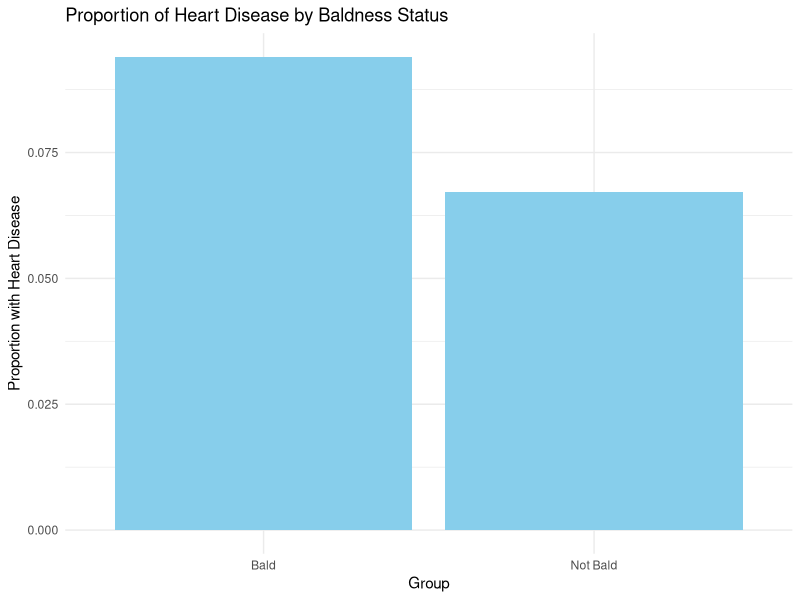

Source code (R):
## ---- chunk 1
cancer_yes <- 126 + 35
total <- 126 + 35 + 100 + 61
p_cancer <- cancer_yes/total
cat("Proportion with cancer(sampled):", round(p_cancer, 3))
## ---- chunk 2
smokers <- 126 + 100
p_smokers <- smokers/total
cat("Proportion of smokers(sampled):", round(p_smokers, 3))
## ---- chunk 3
cancer_smokers <- 126
total_smokers <- 226
cancer_given_smoker <- cancer_smokers / total_smokers
cat("P(cancer|smoker):", round(cancer_given_smoker, 3))
## ---- chunk 4
cancer_nonsmokers <- 35
total_nonsmokers <- 96
cancer_given_nonsmoker <- cancer_nonsmokers / total_nonsmokers
cat("P(cancer|non-smoker):", round(cancer_given_nonsmoker, 3))
## ---- chunk 5
relative_risk <- cancer_given_smoker / cancer_given_nonsmoker
cat("Relative Risk:", round(relative_risk, 3))
## ---- chunk 6
OR <- (126*61)/(100*35)
cat("Odds Ratio:", round(OR, 3))
## ---- chunk 7
# Calculate odds ratio
or <- (126*61)/(100*35)

# Calculate log(OR) and SE
log_or <- log(or)
se_log_or <- sqrt(1/126 + 1/100 + 1/35 + 1/61)

# Calculate 95% CI
z <- qnorm(0.975)  # for 95% CI
ci_lower <- exp(log_or - z*se_log_or)
ci_upper <- exp(log_or + z*se_log_or)

cat("Odds Ratio:", round(or, 3), "\n")
cat("95% CI:", round(ci_lower, 3), "-", round(ci_upper, 3))
## ---- chunk 8
# Defining variables
a <- 250
b <- 99750
c <- 125
d <- 199875

# Calculating R̂
r_hat <- (a*d)/(b*c)

# Calculating exposed attributable risk
a_exposed <- (r_hat-1)/r_hat

# Calculating population attributable risk
a_pop <- (a*d-b*c)/(d*(a+c))

# Calculating variance
v_ln <- a/(c*(a+c)) + b/(d*(b+d))

# Calculating CI
lcl <- 1-exp(log(1-a_pop) + 1.96*sqrt(v_ln))
ucl <- 1-exp(log(1-a_pop) - 1.96*sqrt(v_ln))

cat('Population Attributable Risk:', round(a_pop, 3), '\n')
cat('95% CI:', round(lcl, 3), '-', round(ucl, 3))
## ---- chunk 9
# Defining data
bald_yes <- 127
bald_no <- 1224
notbald_yes <- 548
notbald_no <- 7611

# Calculating proportions
prop_bald <- bald_yes/(bald_yes + bald_no)
prop_notbald <- notbald_yes/(notbald_yes + notbald_no)

# Creating bar plot
library(ggplot2)

data <- data.frame(
  Group = c("Bald", "Not Bald"),
  Proportion = c(prop_bald, prop_notbald)
)

ggplot(data, aes(x=Group, y=Proportion)) +
  geom_bar(stat="identity", fill="skyblue") +
  labs(title="Proportion of Heart Disease by Baldness Status",
       y="Proportion with Heart Disease") +
  theme_minimal()
## ---- chunk 10
# Defining variables
a <- 127
b <- 1224
c <- 548
d <- 7611

# Calculating risk ratio
r_hat <- (a*d)/(b*c)

# Calculating attributable risks
a_exposed <- (r_hat-1)/r_hat
a_pop <- (a*d-b*c)/((a+c)*(c+d))

# Calculating variance and CI
v_ln <- (b + a_pop*(a+d))/(a+b+c+d)
lcl <- 1-exp(log(1-a_pop) + 1.96*sqrt(v_ln))
ucl <- 1-exp(log(1-a_pop) - 1.96*sqrt(v_ln))

cat("Risk Ratio:", round(r_hat, 3), "\n")
cat("Population Attributable Risk:", round(a_pop, 3), "\n")
cat("95% CI for AR:", round(lcl, 3), "-", round(ucl, 3))
